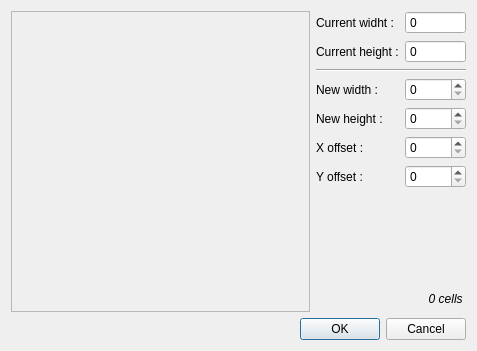
<?xml version="1.0" encoding="UTF-8"?>
<ui version="4.0">
 <class>MapResizeDialog</class>
 <widget class="QDialog" name="MapResizeDialog">
  <property name="geometry">
   <rect>
    <x>0</x>
    <y>0</y>
    <width>477</width>
    <height>351</height>
   </rect>
  </property>
  <property name="windowTitle">
   <string>Map resizing</string>
  </property>
  <property name="windowIcon">
   <iconset resource="../../../Icons/ressources.qrc">
    <normaloff>:/Icons/main.png</normaloff>:/Icons/main.png</iconset>
  </property>
  <layout class="QGridLayout" name="gridLayout" columnstretch="1,0,0">
   <item row="2" column="1">
    <widget class="QLabel" name="label_7">
     <property name="text">
      <string>Current height :</string>
     </property>
    </widget>
   </item>
   <item row="6" column="2">
    <widget class="QSpinBox" name="xOffset"/>
   </item>
   <item row="4" column="2">
    <widget class="QSpinBox" name="nWidth">
     <property name="maximum">
      <number>10000</number>
     </property>
    </widget>
   </item>
   <item row="6" column="1">
    <widget class="QLabel" name="label_5">
     <property name="text">
      <string>X offset :</string>
     </property>
    </widget>
   </item>
   <item row="11" column="0" colspan="3">
    <widget class="QDialogButtonBox" name="buttonBox">
     <property name="orientation">
      <enum>Qt::Horizontal</enum>
     </property>
     <property name="standardButtons">
      <set>QDialogButtonBox::Cancel|QDialogButtonBox::Ok</set>
     </property>
    </widget>
   </item>
   <item row="7" column="2">
    <widget class="QSpinBox" name="yOffset"/>
   </item>
   <item row="5" column="1">
    <widget class="QLabel" name="label_4">
     <property name="text">
      <string>New height :</string>
     </property>
    </widget>
   </item>
   <item row="4" column="1">
    <widget class="QLabel" name="label_3">
     <property name="text">
      <string>New width :</string>
     </property>
    </widget>
   </item>
   <item row="5" column="2">
    <widget class="QSpinBox" name="nHeight">
     <property name="maximum">
      <number>10000</number>
     </property>
    </widget>
   </item>
   <item row="1" column="2">
    <widget class="QSpinBox" name="oHeight">
     <property name="readOnly">
      <bool>true</bool>
     </property>
     <property name="buttonSymbols">
      <enum>QAbstractSpinBox::NoButtons</enum>
     </property>
     <property name="maximum">
      <number>10000</number>
     </property>
    </widget>
   </item>
   <item row="7" column="1">
    <widget class="QLabel" name="label_6">
     <property name="text">
      <string>Y offset :</string>
     </property>
    </widget>
   </item>
   <item row="8" column="1">
    <spacer name="verticalSpacer">
     <property name="orientation">
      <enum>Qt::Vertical</enum>
     </property>
     <property name="sizeHint" stdset="0">
      <size>
       <width>20</width>
       <height>40</height>
      </size>
     </property>
    </spacer>
   </item>
   <item row="9" column="1" colspan="2">
    <widget class="QLabel" name="nbCells">
     <property name="font">
      <font>
       <italic>true</italic>
      </font>
     </property>
     <property name="text">
      <string>0 cells </string>
     </property>
     <property name="alignment">
      <set>Qt::AlignRight|Qt::AlignTrailing|Qt::AlignVCenter</set>
     </property>
    </widget>
   </item>
   <item row="3" column="1" colspan="2">
    <widget class="Line" name="line_2">
     <property name="orientation">
      <enum>Qt::Horizontal</enum>
     </property>
    </widget>
   </item>
   <item row="1" column="1">
    <widget class="QLabel" name="label">
     <property name="text">
      <string>Current widht :</string>
     </property>
    </widget>
   </item>
   <item row="2" column="2">
    <widget class="QSpinBox" name="oWidth">
     <property name="readOnly">
      <bool>true</bool>
     </property>
     <property name="buttonSymbols">
      <enum>QAbstractSpinBox::NoButtons</enum>
     </property>
     <property name="maximum">
      <number>1000</number>
     </property>
    </widget>
   </item>
   <item row="1" column="0" rowspan="10">
    <widget class="QFrame" name="frame">
     <property name="frameShape">
      <enum>QFrame::StyledPanel</enum>
     </property>
     <property name="frameShadow">
      <enum>QFrame::Raised</enum>
     </property>
    </widget>
   </item>
  </layout>
 </widget>
 <resources>
  <include location="../../../Icons/ressources.qrc"/>
 </resources>
 <connections>
  <connection>
   <sender>buttonBox</sender>
   <signal>accepted()</signal>
   <receiver>MapResizeDialog</receiver>
   <slot>accept()</slot>
   <hints>
    <hint type="sourcelabel">
     <x>248</x>
     <y>254</y>
    </hint>
    <hint type="destinationlabel">
     <x>157</x>
     <y>274</y>
    </hint>
   </hints>
  </connection>
  <connection>
   <sender>buttonBox</sender>
   <signal>rejected()</signal>
   <receiver>MapResizeDialog</receiver>
   <slot>reject()</slot>
   <hints>
    <hint type="sourcelabel">
     <x>316</x>
     <y>260</y>
    </hint>
    <hint type="destinationlabel">
     <x>286</x>
     <y>274</y>
    </hint>
   </hints>
  </connection>
 </connections>
</ui>
